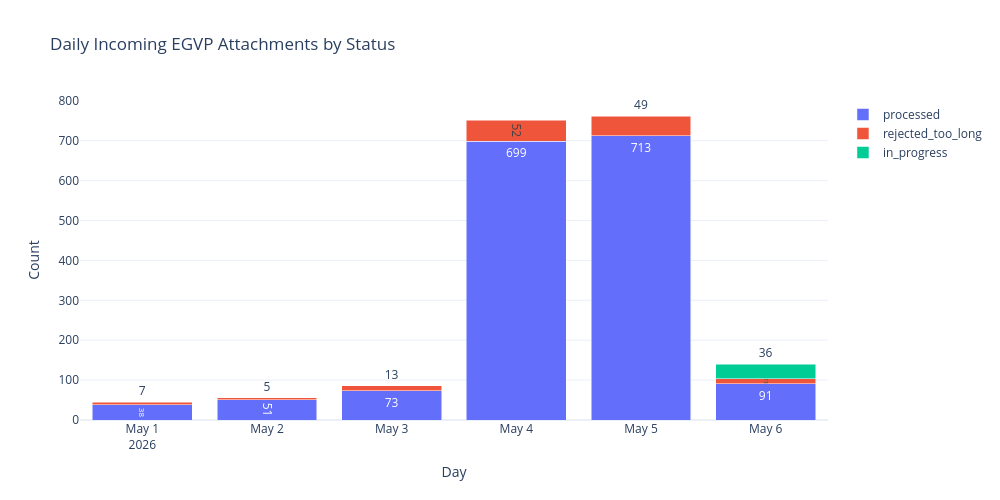

Notebook code for this chart:
### Markdown cell above
### 2)Check statuses

### Code cell
import plotly.express as px

daily_status = (
    egvp_attachments
    .groupby([egvp_attachments['created_at'].dt.date, 'status'])
    .size()
    .reset_index(name='count')
    .rename(columns={'created_at': 'day'})
)
daily_status['day'] = daily_status['day'].astype(str)

fig = px.bar(
    daily_status,
    x='day',
    y='count',
    color='status',
    title='Daily Incoming EGVP Attachments by Status',
    labels={'day': 'Day', 'count': 'Count', 'status': 'Status'},
    text='count',
)
fig.update_layout(
    template='plotly_white',
    barmode='stack',
    width=1000,
    height=500,
    legend_title_text='',
)
fig.show()

### Figure 1 — Plotly figure (JSON) as saved in the notebook; plotly's stock layout.template omitted (floating-point values rounded to 4 significant figures)
{"data": [{"hovertemplate": "Status=processed<br>Day=%{x}<br>Count=%{text}<extra></extra>", "legendgroup": "processed", "marker": {"color": "#636efa", "pattern": {"shape": ""}}, "name": "processed", "orientation": "v", "showlegend": true, "text": [38.0, 51.0, 73.0, 699.0, 713.0, 91.0], "textposition": "auto", "type": "bar", "x": ["2026-05-01", "2026-05-02", "2026-05-03", "2026-05-04", "2026-05-05", "2026-05-06"], "xaxis": "x", "y": [38, 51, 73, 699, 713, 91], "yaxis": "y"}, {"hovertemplate": "Status=rejected_too_long<br>Day=%{x}<br>Count=%{text}<extra></extra>", "legendgroup": "rejected_too_long", "marker": {"color": "#EF553B", "pattern": {"shape": ""}}, "name": "rejected_too_long", "orientation": "v", "showlegend": true, "text": [7.0, 5.0, 13.0, 52.0, 49.0, 13.0], "textposition": "auto", "type": "bar", "x": ["2026-05-01", "2026-05-02", "2026-05-03", "2026-05-04", "2026-05-05", "2026-05-06"], "xaxis": "x", "y": [7, 5, 13, 52, 49, 13], "yaxis": "y"}, {"hovertemplate": "Status=in_progress<br>Day=%{x}<br>Count=%{text}<extra></extra>", "legendgroup": "in_progress", "marker": {"color": "#00cc96", "pattern": {"shape": ""}}, "name": "in_progress", "orientation": "v", "showlegend": true, "text": [36.0], "textposition": "auto", "type": "bar", "x": ["2026-05-06"], "xaxis": "x", "y": [36], "yaxis": "y"}], "layout": {"barmode": "stack", "height": 500, "legend": {"title": {"text": ""}, "tracegroupgap": 0}, "title": {"text": "Daily Incoming EGVP Attachments by Status"}, "width": 1000, "xaxis": {"anchor": "y", "domain": [0, 1], "title": {"text": "Day"}}, "yaxis": {"anchor": "x", "domain": [0, 1], "title": {"text": "Count"}}}}
